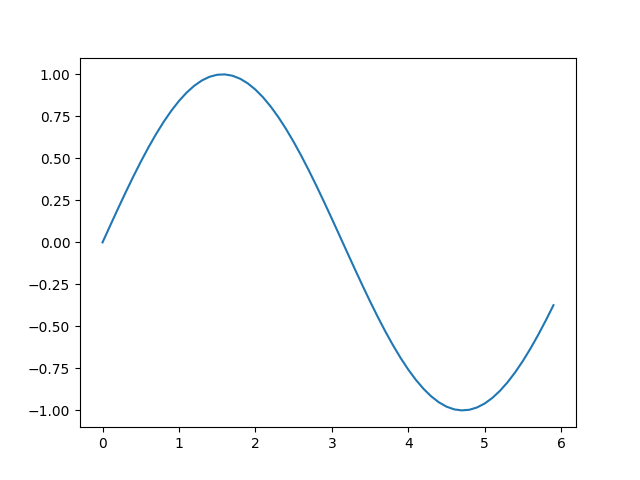

This chart was generated by the following Python code:
# coding: utf-8
import numpy as np
import matplotlib.pyplot as plt

# 创建数据
x = np.arange(0, 6, 0.1)  # 以0.1为单位，生成0到6的数据
y = np.sin(x)

# 绘制图形
plt.plot(x, y)

# 如果是服务器上，则显示不了图像，但可以保存下来
plt.savefig("ch01/sin_graph.png")  # ! 注意这里的路径是相对于终端运行时的路径

# plt.show()  # 在服务器上这一行通常不需要了
